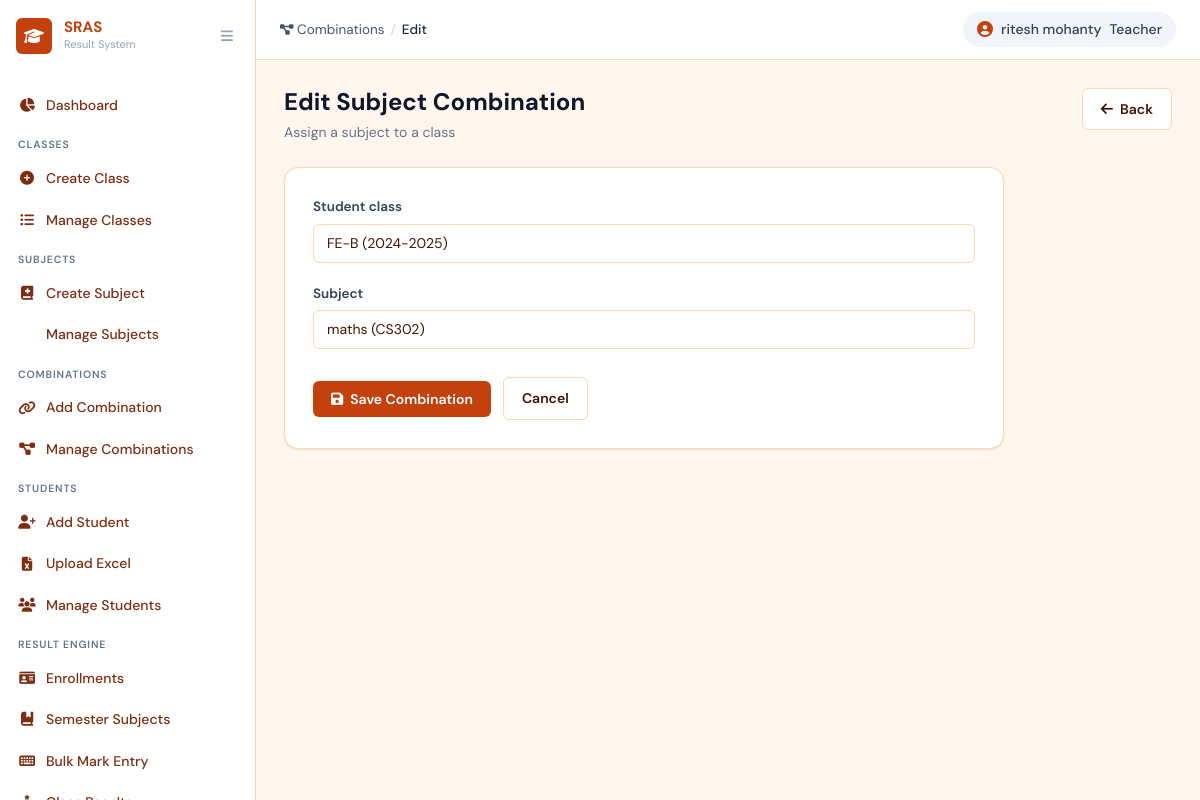
The page /combinations/1/edit/ (signed in) on the database its author committed.
### core/models.py (models this page shows, shortened)
class Teacher(models.Model):
    name = models.CharField(max_length=150, verbose_name="Full Name")
    email = models.EmailField(unique=True, verbose_name="Email")
    password = models.CharField(max_length=255, verbose_name="Password (hashed)")
    is_active = models.BooleanField(default=True)
    created_at = models.DateTimeField(auto_now_add=True)
    updated_at = models.DateTimeField(auto_now=True)
    class Meta:
        verbose_name = "Teacher"
        verbose_name_plural = "Teachers"
        ordering = ["name"]

class SubjectCombination(models.Model):
    student_class = models.ForeignKey(StudentClass, on_delete=models.CASCADE,
                                       related_name='subject_combinations')
    subject       = models.ForeignKey(Subject, on_delete=models.CASCADE,
                                       related_name='subject_combinations')
    created_at    = models.DateTimeField(auto_now_add=True)
    class Meta:
        unique_together = ('student_class', 'subject')
        ordering = ['student_class', 'subject__name']
        verbose_name = 'Subject Combination'
        verbose_name_plural = 'Subject Combinations'

### core/views.py (the view)
    def wrapper(request, *args, **kwargs):
        if not _get_current_teacher(request):
            messages.error(request, 'You must be logged in as a teacher.')
            return redirect('login')
        return view_func(request, *args, **kwargs)

### core/forms.py (shortened to what this page needs)
class SubjectCombinationForm(forms.ModelForm):
    class Meta:
        model = SubjectCombination
        fields = ['student_class', 'subject']
        widgets = {
            'student_class': forms.Select(attrs={'class': 'form-control'}),
            'subject':       forms.Select(attrs={'class': 'form-control'}),
        }

### core/models.py (called while the page is built)
    def __str__(self):
        return f"{self.class_year}-{self.section} ({self.academic_year})"

    def __str__(self):
        return f"{self.name} ({self.code})" if self.code else self.name

### core/views.py (called while the page is built)
def _get_current_teacher(request):
    if request.session.get('user_type') != 'teacher':
        return None
    return Teacher.objects.filter(pk=request.session.get('user_id'), is_active=True).first()

def teacher_required(view_func):
    def wrapper(request, *args, **kwargs):
        if not _get_current_teacher(request):
            messages.error(request, 'You must be logged in as a teacher.')
            return redirect('login')
        return view_func(request, *args, **kwargs)
    wrapper.__name__ = view_func.__name__
    return wrapper

@teacher_required
def combination_edit(request, pk):
    combo = get_object_or_404(SubjectCombination, pk=pk)
    if request.method == 'POST':
        form = SubjectCombinationForm(request.POST, instance=combo)
        if form.is_valid():
            form.save()
            messages.success(request, 'Combination updated.')
            return redirect('combination_list')
    else:
        form = SubjectCombinationForm(instance=combo)
    return render(request, 'core/combination_form.html', {'form': form, 'action': 'Edit', 'object': combo})

### core/templates/core/combination_form.html (shortened to what this page needs)
{% extends 'core/base.html' %}
{% block breadcrumb %}
<span class="breadcrumb-item"><a href="{% url 'combination_list' %}"><i class="fas fa-project-diagram"></i> Combinations</a></span>
<span class="breadcrumb-sep">/</span>
<span class="breadcrumb-item active">{{ action }}</span>
{% endblock %}
{% block content %}
<div class="page-header">
  <div>
    <h1 class="page-title">{{ action }} Subject Combination</h1>
    <p class="page-subtitle">Assign a subject to a class</p>
  </div>
  <a href="{% url 'combination_list' %}" class="btn btn-outline"><i class="fas fa-arrow-left"></i> Back</a>
</div>
<div class="form-card">
  <form method="post">
    {% for field in form %}
    <div class="form-group">
      <label class="form-label">{{ field.label }}</label>
      {{ field }}
    </div>
    {% endfor %}
    <div class="form-actions">
      <button type="submit" class="btn btn-primary"><i class="fas fa-save"></i> Save Combination</button>
      <a href="{% url 'combination_list' %}" class="btn btn-outline">Cancel</a>
    </div>
  </form>
</div>
{% endblock %}

### core/templates/core/base.html (shortened to what this page needs)
<!DOCTYPE html>
<html lang="en">
<head>
  <link rel="stylesheet" href="https://cdnjs.cloudflare.com/ajax/libs/font-awesome/6.5.0/css/all.min.css" />
  <link rel="stylesheet" href="/static/css/main.css" />
</head>
<body class="app-layout">
  <aside class="sidebar" id="sidebar">
    <div class="sidebar-header">
      <div class="sidebar-logo">
        <span class="logo-icon"><i class="fas fa-graduation-cap"></i></span>
        <div class="logo-text">
          <span class="logo-title">SRAS</span>
          <span class="logo-sub">Result System</span>
        </div>
      </div>
      <button class="sidebar-toggle" id="sidebarToggle"><i class="fas fa-bars"></i></button>
    </div>
    <nav class="sidebar-nav">
      <div class="nav-section">
        <a href="{% url 'dashboard' %}"
          class="nav-item {% if request.resolver_match.url_name == 'dashboard' %}active{% endif %}">
          <i class="fas fa-chart-pie"></i><span>Dashboard</span>
        </a>
      </div>
      <div class="nav-section">
        <div class="nav-label">Classes</div>
        <a href="{% url 'class_create' %}"
          class="nav-item {% if request.resolver_match.url_name == 'class_create' %}active{% endif %}">
          <i class="fas fa-plus-circle"></i><span>Create Class</span>
        </a>
        <a href="{% url 'class_list' %}"
          class="nav-item {% if request.resolver_match.url_name == 'class_list' %}active{% endif %}">
          <i class="fas fa-list-ul"></i><span>Manage Classes</span>
        </a>
      </div>
      <div class="nav-section">
        <div class="nav-label">Subjects</div>
        <a href="{% url 'subject_create' %}"
          class="nav-item {% if request.resolver_match.url_name == 'subject_create' %}active{% endif %}">
          <i class="fas fa-book-medical"></i><span>Create Subject</span>
        </a>
        <a href="{% url 'subject_list' %}"
          class="nav-item {% if request.resolver_match.url_name == 'subject_list' %}active{% endif %}">
          <span>Manage Subjects</span>
        </a>
      </div>
      <div class="nav-section">
        <div class="nav-label">Combinations</div>
        <a href="{% url 'combination_create' %}"
          class="nav-item {% if request.resolver_match.url_name == 'combination_create' %}active{% endif %}">
          <i class="fas fa-link"></i><span>Add Combination</span>
        </a>
        <a href="{% url 'combination_list' %}"
          class="nav-item {% if request.resolver_match.url_name == 'combination_list' %}active{% endif %}">
          <i class="fas fa-project-diagram"></i><span>Manage Combinations</span>
        </a>
      </div>
      <div class="nav-section">
        <div class="nav-label">Students</div>
        <a href="{% url 'student_create' %}"
          class="nav-item {% if request.resolver_match.url_name == 'student_create' %}active{% endif %}">
          <i class="fas fa-user-plus"></i><span>Add Student</span>
        </a>
        <a href="{% url 'student_upload' %}"
          class="nav-item {% if request.resolver_match.url_name == 'student_upload' %}active{% endif %}">
          <i class="fas fa-file-excel"></i><span>Upload Excel</span>
        </a>
        <a href="{% url 'student_list' %}"
          class="nav-item {% if request.resolver_match.url_name == 'student_list' %}active{% endif %}">
          <i class="fas fa-users"></i><span>Manage Students</span>
        </a>
      </div>
      <div class="nav-section">
        <div class="nav-label">Result Engine</div>
        <a href="{% url 're_enrollment_list' %}"
          class="nav-item {% if 're_enrollment' in request.resolver_match.url_name|default:'' %}active{% endif %}">
          <i class="fas fa-id-card"></i><span>Enrollments</span>
        </a>
        <a href="{% url 're_semester_subject_list' %}"
          class="nav-item {% if 're_semester_subject' in request.resolver_match.url_name|default:'' %}active{% endif %}">
          <i class="fas fa-book-bookmark"></i><span>Semester Subjects</span>
        </a>
        <a href="{% url 're_bulk_entry' %}"
          class="nav-item {% if request.resolver_match.url_name == 're_bulk_entry' %}active{% endif %}">
          <i class="fas fa-keyboard"></i><span>Bulk Mark Entry</span>
        </a>
        <a href="{% url 're_result_list' %}"
          class="nav-item {% if request.resolver_match.url_name == 're_result_list' %}active{% endif %}">
          <i class="fas fa-ranking-star"></i><span>Class Results</span>
        </a>
      </div>
    </nav>
  </aside>
  <main class="main-content" id="mainContent">
    <header class="topbar">
      <div class="topbar-left">
        <nav class="breadcrumb-nav">
          {% block breadcrumb %}{% endblock %}
        </nav>
      </div>
      <div class="topbar-right">
        <span class="topbar-user">
          <i class="fas fa-circle-user"></i>
          {{ request.session.user_name|default:"Teacher" }}
          <span class="role-chip">Teacher</span>
        </span>
      </div>
    </header>
    <div class="page-content">
      {% block content %}{% endblock %}
    </div>
  </main>
</body>
</html>

### rows shown on the page
Teacher: session.user_name "ritesh mohanty"
SubjectCombination: form "FE-B (2024-2025)" "maths (CS302)"

### other values the page prints
{{ action }} "Edit"
{{ field.label }} "Student class" "Subject"
